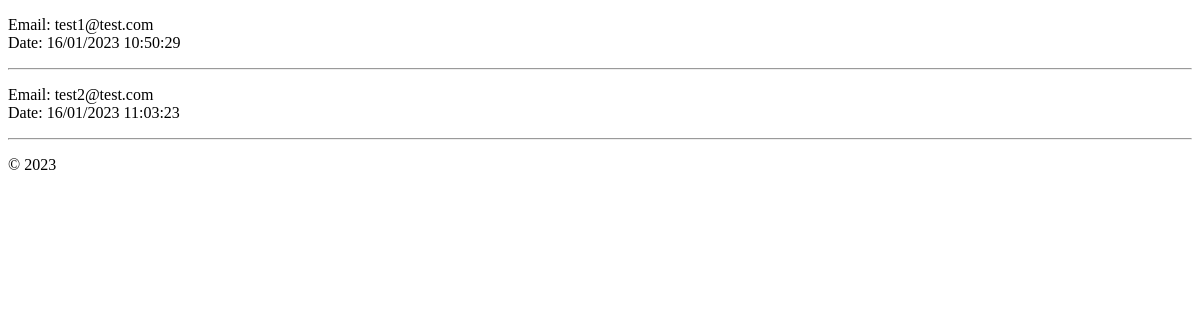
Page /admin_contact.php on the earlier database version.
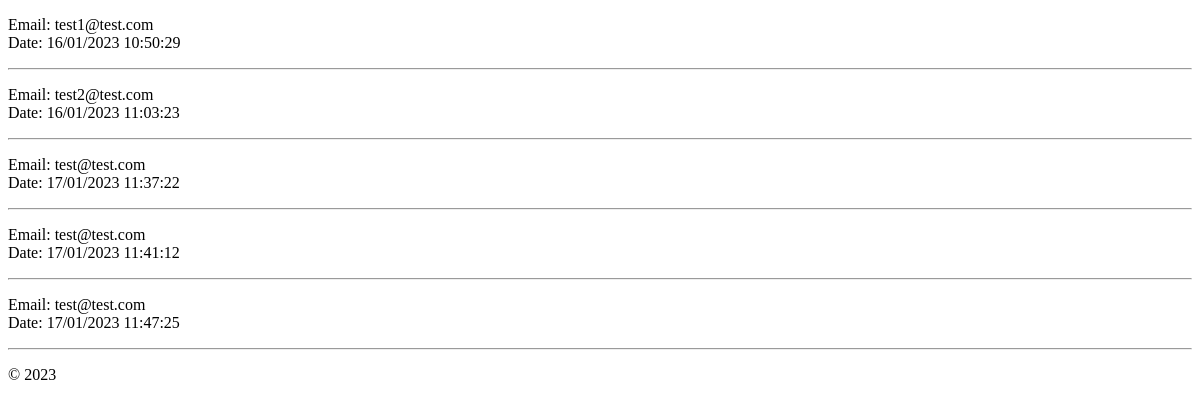
Same page on the later database version.
### tables this page shows
CREATE TABLE `contact_forms` (
  `id` int(11) NOT NULL,
  `fullname` varchar(100) NOT NULL,
  `phone` varchar(20) NOT NULL,
  `email` varchar(100) NOT NULL,
  `message` text NOT NULL,
  `created_at` datetime NOT NULL DEFAULT CURRENT_TIMESTAMP
);

### src/class/DbObject.php (called while the page is built)
<?php
class DbObject {
    public function getCreatedAt() {
		$date = new DateTime($this->created_at);
		return $date->format('d/m/Y H:i:s');
	}
}

### www/admin_contact.php (the view, shortened to what this page needs)
<?php
require_once __DIR__ . '/../src/init.php';
$stmh = $db->prepare('SELECT * FROM contact_forms');
$stmh->execute();
$stmh->setFetchMode(PDO::FETCH_CLASS, 'ContactForm');;
$forms = $stmh->fetchAll();
require_once __DIR__ . '/../src/templates/partials/html_head.php';
?>
<body>
<?php
foreach($forms as $form) { ?>
<p>
Email: <?= $form->email ?><br />
Date: <?= $form->getCreatedAt() ?><br />
</p>
<hr>
<?php
}
?>
<?php require_once __DIR__ . '/../src/templates/partials/footer.php'; ?>
</body>
</html>

### src/templates/partials/html_head.php (shortened to what this page needs)
<!DOCTYPE html>
<html lang="en">
<head>
    <link rel="stylesheet" href="/assets/style.css">
</head>

### src/templates/partials/footer.php
<footer>
    <p>&copy; <?= date('Y'); ?></p>
</footer>

Differences in the rows shown:
added contact_forms: email "test@test.com", created_at "17/01/2023 11:37:22"
added contact_forms: email "test@test.com", created_at "17/01/2023 11:41:12"
added contact_forms: email "test@test.com", created_at "17/01/2023 11:47:25"
